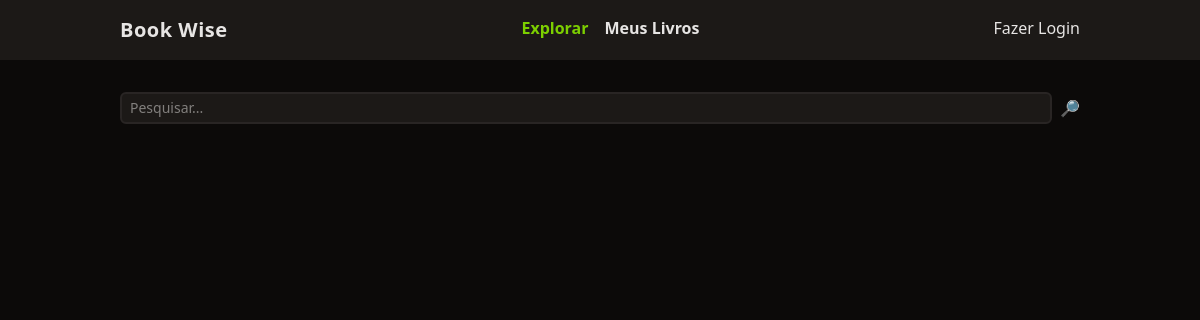
Before: / with the older database file.
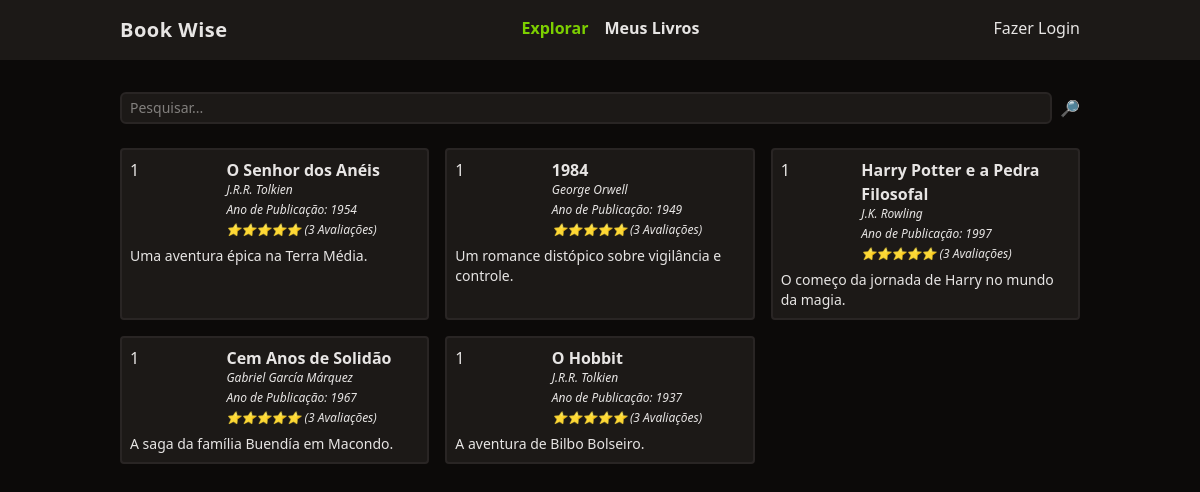
After: the same page with the newer database file.
### tables this page shows
CREATE TABLE books (
  id integer primary key,
  title varchar(255),
  author varchar(255),
  description text,
  year_of_release integer,
  user_id integer,
  foreign key(user_id) references users(id) on delete cascade
);

### functions.php (called while the page is built, shortened)
<?php
  function view($view, $data = []) {
    require "views/template/app.php";
  }

### controllers/index.controller.php (called while the page is built)
<?php
  $search = $_REQUEST['search'] ?? '';
  $books = (new DB)->books($search);
  view('index', compact('books'));

### routes.php (called while the page is built, shortened)
<?php
$controller = str_replace('/', '', parse_url($_SERVER['REQUEST_URI'])['path']);
if (!$controller) $controller = 'index';
require "controllers/{$controller}.controller.php";

### index.php (called while the page is built)
<?php
  require "functions.php";
  require "models/Book.php";
  require "database.php";
  require "routes.php";

### database.php (called while the page is built, shortened)
<?php
  class DB {
    private $db;
    public function __construct() {
      $this->db = new PDO('sqlite:database.sqlite');
    }
    public function books($search = null) {
      $prepare = $this->db->prepare("select * from books where user_id = 1 and title like :search");
      $prepare->bindValue('search', "%$search%");
      $prepare->execute();
      $items = $prepare->fetchAll();
      return array_map(fn($item) => Book::make($item), $items);
    }
  }

### models/Book.php (called while the page is built, shortened)
<?php
  class Book {
    public static function make($item) {
      $book = new self();
      $book->id = $item['id'];
      $book->title = $item['title'];
      $book->author = $item['author'];
      $book->description = $item['description'];
      $book->year_of_release = $item['year_of_release'];
      $book->user_id = $item['user_id'];
      return $book;
    }
  }

### views/index.view.php (the view)
<form class="w-full flex space-x-2">
  <input
    type="text"
    name="search"
    class="border-stone-800 border-2 rounded-md bg-stone-900 text-sm focus:outline-none px-2 py-1 w-full"
    placeholder="Pesquisar..."
  >
  <button type="submit">🔎</button>
</form>
<section class="grid gap-4 grid-cols-1 md:grid-cols-2 lg:grid-cols-3">
  <?php foreach ($books as $book): ?>
    <div class="p-2 rounded border-stone-800 border-2 bg-stone-900">
      <div class="flex">
        <div class="w-1/3">
          <?= $book->user_id ?>
        </div>
        <div class="space-y-1">
          <a href="/book?id=<?= $book->id ?>" class="font-semibold hover:underline">
            <?= $book->title ?>
          </a>
          <div class="text-xs italic">
            <?= $book->author ?>
          </div>
          <div class="text-xs italic">
            Ano de Publicação: <?= $book->year_of_release ?>
          </div>
          <div class="text-xs italic">⭐⭐⭐⭐⭐ (3 Avaliações)</div>
        </div>
      </div>
      <div class="text-sm mt-2">
        <?= $book->description ?>
      </div>
    </div>
  <?php endforeach ?>
</section>

### views/template/app.php (shortened to what this page needs)
<!DOCTYPE html>
<html lang="en">
<head>
  <script src="https://cdn.jsdelivr.net/npm/@tailwindcss/browser@4"></script>
</head>
<body class="bg-stone-950 text-stone-200">
  <header class="bg-stone-900">
    <nav class="mx-auto max-w-screen-lg flex justify-between px-8 py-4">
      <div class="font-bold text-xl tracking-wide">Book Wise</div>
        <ul class="flex space-x-4 font-bold">
          <li><a href="/" class="text-lime-500">Explorar</a></li>
          <li><a href="/meus-livros.php" class="hover:underline">Meus Livros</a></li>
        </ul>
        <ul>
          <li><a href="/login.php">Fazer Login</a></li>
        </ul>
    </nav>
  </header>
  <main class="mx-auto max-w-screen-lg space-y-6 p-8">
    <?php require "views/{$view}.view.php"; ?>
  </main>
</body>
</html>

Changed rows visible on the page:
now on this page (row edited): books: user "1", title "O Senhor dos Anéis", author "J.R.R. Tolkien", year_of_release "1954", description "Uma aventura épica na Terra Média."
now on this page (row edited): books: user "1", title "1984", author "George Orwell", year_of_release "1949", description "Um romance distópico sobre vigilância e controle."
now on this page (row edited): books: user "1", title "Harry Potter e a Pedra Filosofal", author "J.K. Rowling", year_of_release "1997", description "O começo da jornada de Harry no mundo da magia."
now on this page (row edited): books: user "1", title "Cem Anos de Solidão", author "Gabriel García Márquez", year_of_release "1967", description "A saga da família Buendía em Macondo."
now on this page (row edited): books: user "1", title "O Hobbit", author "J.R.R. Tolkien", year_of_release "1937", description "A aventura de Bilbo Bolseiro."
